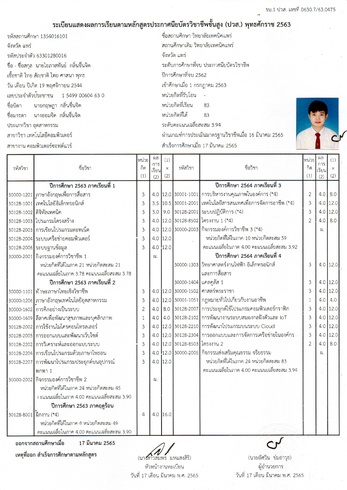
#> input picture images/transcript/pun_20240817_0001.jpg, 347 x 490 px, shrunk from 1654 x 2337 before the run, found by its file name
$ jupyter execute preprocess_image.ipynb
#> lines starting #> are read from the running program, lines starting #| are printed output that depends on the picture; after the words box and inside, x2 and y2 are one past the last pixel; in counts of white or black regions, pixels touching at a corner belong together
### Import

[cell 1]
import cv2
import numpy as np

### Canny edge detection and Probabilistic Hough Line Transform

[cell 2]
#image = cv2.imread("images/table-text/text_table.png")
image = cv2.imread("images/transcript/pun_20240817_0001.jpg")
#> image is the input picture: shape (490, 347, 3); mean B, G, R 238.4, 238.5, 238.1
#image = cv2.imread("images/eng-text/eng_text.jpg")
gray = cv2.cvtColor(image, cv2.COLOR_BGR2GRAY)

thresh, th = cv2.threshold(gray, 200, 255, cv2.THRESH_BINARY_INV)
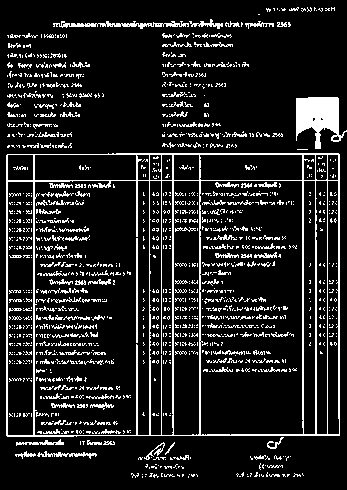
#> th: shape (490, 347); 12.9% white in thin lines or dots

# ใช้ Canny edge detection เพื่อหาขอบในภาพ
edges = cv2.Canny(th, 150, 200, apertureSize=3)
#> edges: shape (490, 347); 11.2% white in thin lines or dots

# ใช้ Hough Line Transform เพื่อตรวจจับเส้นตรง
lines = cv2.HoughLinesP(edges, 1, np.pi / 180, threshold=100, minLineLength=150, maxLineGap=5)
#> lines = 17 rows, first 6: [314, 433, 314, 142], [148, 436, 148, 152], [326, 433, 326, 152], [162, 459, 162, 152], [328, 433, 328, 152], [301, 426, 301, 148]

# ลบเส้นตรงออกจากภาพ
if lines is not None:
    for line in lines:
        x1, y1, x2, y2 = line[0]
        cv2.line(image, (x1, y1), (x2, y2), (255, 255, 255), 3)  # วาดเส้นตรงเป็นสีขาวเพื่อลบ
#> this loop made 17 passes
#> (x1, y1, x2, y2) on passes 1 to 12: (314, 433, 314, 142), (148, 436, 148, 152), (326, 433, 326, 152), (162, 459, 162, 152), (328, 433, 328, 152), (301, 426, 301, 148), (5, 434, 5, 156), (135, 436, 135, 152), (198, 434, 198, 152), (32, 434, 32, 153), (160, 436, 160, 152), (8, 179, 337, 179)
#> image: shape (490, 347, 3); 9.62% of pixels changed, all inside (x1, y1, x2, y2) = (3, 24, 340, 462)

"""
# วาดเส้นที่ตรวจจับได้ลงบนภาพ
for line in lines:
    x1, y1, x2, y2 = line[0]
    cv2.line(image, (x1, y1), (x2, y2), (0, 255, 0), 2)
"""

"""
for contour in contours:
    x, y, w, h = cv2.boundingRect(contour)

    # ตรวจสอบเงื่อนไขให้เหมาะสม เช่น ละเว้นพื้นที่ที่กว้างมากและแคบมาก ซึ่งมักจะเป็นเส้นตรงหรือตาราง
    aspect_ratio = w / float(h)
    if aspect_ratio < 1 and w > 1 and h > 1:  # ละเว้นวัตถุที่มีความกว้างมากๆ
        cv2.rectangle(image, (x, y), (x + w, y + h), (0, 255, 0), 1)
"""

#cv2.imshow("Original", gray)
cv2.imwrite("images/processed-images/Original.jpg", gray)
cv2.imwrite('images/processed-images/THRESH_BINARY_INV2.jpg', th)
cv2.imwrite("images/processed-images/edges.jpg", edges)
cv2.waitKey(0)
cv2.destroyAllWindows()

### Dilation

[cell 3]
kernel = np.ones((3,3), np.uint8)
dilation = cv2.dilate(th, kernel, iterations=1)
#> dilation: shape (490, 347); 33.2% white; 124 white regions (11 under 20 px)
cv2.imwrite('images/processed-images/Dilation.jpg', dilation)

contours, _ = cv2.findContours(dilation, cv2.RETR_EXTERNAL, cv2.CHAIN_APPROX_SIMPLE)
#> contours = 62 contours, 3 with area under 20; largest, box (x1, y1, x2, y2) and area: (5, 152, 341, 450) 95458, (295, 96, 347, 150) 1786, (52, 18, 275, 30) 1243, (161, 130, 284, 140) 562, (14, 450, 98, 460) 434
#contours, _ = cv2.findContours(dilation, cv2.RETR_EXTERNAL, cv2.CHAIN_APPROX_SIMPLE)
# วาดกรอบล้อมรอบข้อความ
x, y, w, h = cv2.boundingRect(contours[0])
#> x = 187; y = 473; w = 12; h = 6
for contour in contours:
    x, y, w, h = cv2.boundingRect(contour)
    if w > 1 and h > 1:
        cv2.rectangle(image, (x, y), (x + w, y + h), (0, 255, 0), 1)
#> this loop made 62 passes
#> (x, y, w, h) on passes 1 to 12: (187, 473, 12, 6), (292, 472, 13, 6), (141, 472, 44, 7), (130, 472, 10, 7), (235, 471, 10, 7), (144, 463, 41, 7), (246, 462, 45, 16), (273, 454, 19, 8), (249, 454, 22, 7), (169, 454, 23, 7), (14, 450, 84, 10), (137, 441, 39, 20)
#> (contour, x, y, w, h) on passes 15, 34, 39, 60: ([[296, 148], [296, 150], [308, 150], [308, 148]], 296, 148, 13, 3), ([[203, 94], [203, 96], [205, 96], [205, 94]], 203, 94, 3, 3), ([[189, 82], [189, 87], [191, 87], [191, 82]], 189, 82, 3, 6), ([[257, 13], [257, 15], [260, 15], [260, 13]], 257, 13, 4, 3)
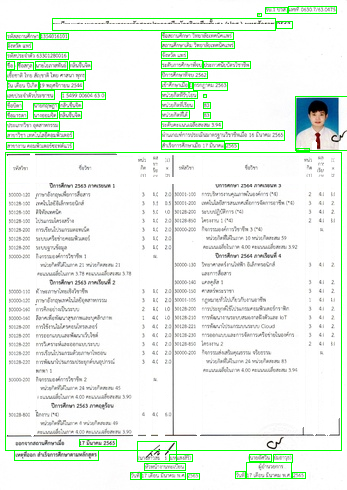
#> image: shape (490, 347, 3); mean B, G, R 233.2, 243.3, 232.9

cv2.imwrite("images/processed-images/contour.jpg", image)
#> Out = True

### Contours

[cell 4]
contours, _ = cv2.findContours(dilation, cv2.RETR_EXTERNAL, cv2.CHAIN_APPROX_SIMPLE)
#contours, _ = cv2.findContours(dilation, cv2.RETR_EXTERNAL, cv2.CHAIN_APPROX_SIMPLE)

# วาดกรอบล้อมรอบข้อความ
for contour in contours:
    x, y, w, h = cv2.boundingRect(contour)
    # กำหนดเงื่อนไขเพิ่มเติมสำหรับการเลือก contour ที่เป็นตัวอักษรหรือคำ
    if w > 1 and h > 1:
        cv2.rectangle(image, (x, y), (x + w, y + h), (0, 255, 0), 1)

cv2.imwrite("images/processed-images/contour.jpg", image)
#> Out = True

### Transcript

[cell 5]
#image = cv2.imread("images/table-text/text_table.png")
image = cv2.imread("images/transcript/pun_tran_mo.jpg")
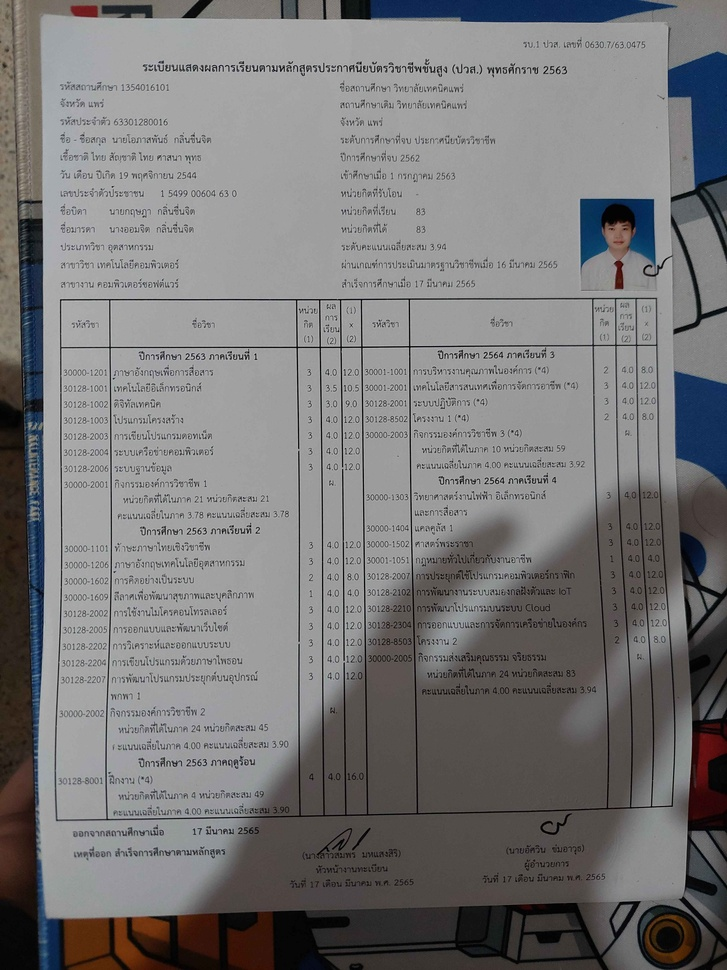
#> input picture images/transcript/pun_tran_mo.jpg, 727 x 970 px, shrunk from 3468 x 4624 before the run, found by its file name
#> image is the input picture: shape (970, 727, 3); mean B, G, R 120.3, 119.8, 120.8
#image = cv2.imread("images/eng-text/eng_text.jpg")
gray = cv2.cvtColor(image, cv2.COLOR_BGR2GRAY)
#> gray: shape (970, 727)

thresh, th = cv2.threshold(gray, 150, 255, cv2.THRESH_BINARY_INV)
#> th: shape (970, 727); 51.2% white; 992 black regions (963 under 20 px), largest, box (x1, y1, x2, y2) and area: (38, 15, 676, 916) 172773, (107, 348, 322, 819) 78412, (411, 347, 595, 565) 23075

# ใช้ Canny edge detection เพื่อหาขอบในภาพ
edges = cv2.Canny(th, 150, 200, apertureSize=3)
#> edges: shape (970, 727); 7% white in thin lines or dots

# ใช้ Hough Line Transform เพื่อตรวจจับเส้นตรง
lines = cv2.HoughLinesP(edges, 1, np.pi / 180, threshold=100, minLineLength=150, maxLineGap=5)
#> lines = [[61, 298, 346, 298], [297, 720, 297, 432], [59, 510, 59, 300], [43, 513, 43, 306], [109, 616, 109, 455], [670, 255, 673, 406], [42, 305, 42, 118], [154, 71, 338, 71], [143, 65, 356, 65], [347, 297, 544, 297], [321, 692, 321, 542]]

# ลบเส้นตรงออกจากภาพ
if lines is not None:
    for line in lines:
        x1, y1, x2, y2 = line[0]
        cv2.line(image, (x1, y1), (x2, y2), (255, 255, 255), 3)  # วาดเส้นตรงเป็นสีขาวเพื่อลบ
#> this loop made 11 passes
#> image: shape (970, 727, 3); 1.6% of pixels changed, all inside (x1, y1, x2, y2) = (40, 63, 676, 723)


cv2.imwrite("images/processed-images/Original.jpg", gray)
cv2.imwrite('images/processed-images/THRESH_BINARY_INV2.jpg', th)
cv2.imwrite("images/processed-images/edges.jpg", edges)
cv2.imwrite("images/processed-images/remove_table.jpg", image)
cv2.waitKey(0)
cv2.destroyAllWindows()

# no table
gray = cv2.cvtColor(image, cv2.COLOR_BGR2GRAY)
thresh, th = cv2.threshold(gray, 200, 255, cv2.THRESH_BINARY_INV)
#> th: shape (970, 727); 98.4% white; 42 black regions (34 under 20 px), largest, box (x1, y1, x2, y2) and area: (57, 295, 547, 513) 3488, (40, 116, 46, 516) 1988, (295, 430, 300, 723) 1453

# Closing
kernel = np.ones((2,2), np.uint8)
dilation = cv2.dilate(th, kernel, iterations=1)
#> dilation: shape (970, 727); 98.7% white; 8 black regions, largest, box (x1, y1, x2, y2) and area: (58, 296, 546, 512) 2781, (41, 118, 46, 515) 1583, (296, 432, 300, 722) 1156
cv2.imwrite('images/processed-images/Dilation.jpg', dilation)

closing = cv2.morphologyEx(th, cv2.MORPH_CLOSE, kernel, iterations=1)
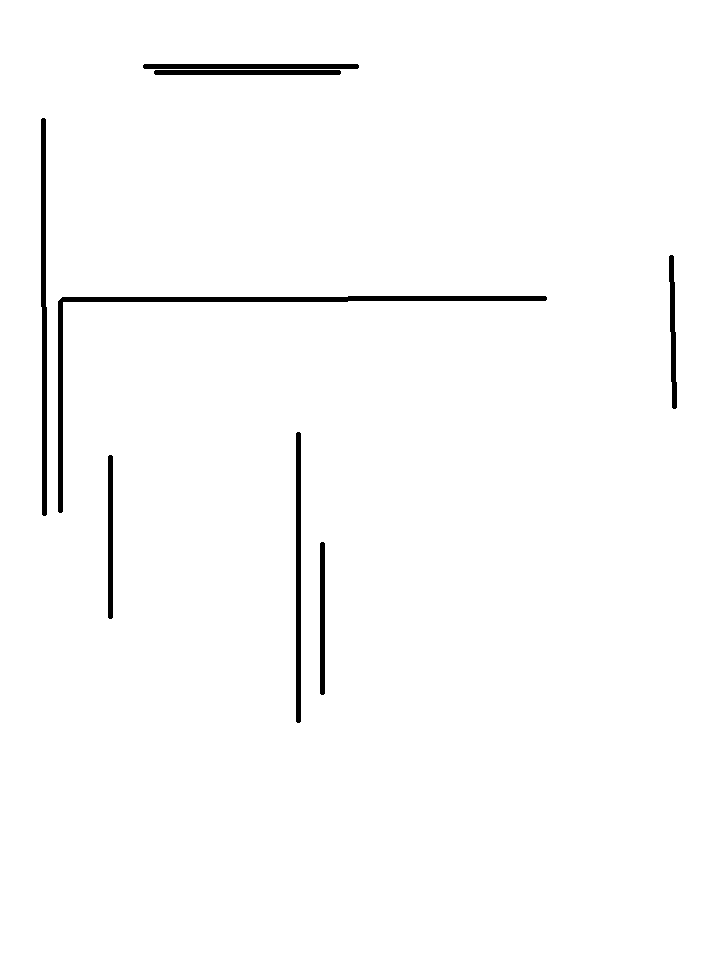
#> closing: shape (970, 727); 98.4% white; 8 black regions, largest, box (x1, y1, x2, y2) and area: (58, 296, 547, 513) 3486, (41, 118, 47, 516) 1986, (296, 432, 301, 723) 1451
cv2.imwrite('images/processed-images/closing.jpg', closing)


#contours, _ = cv2.findContours(dilation, cv2.RETR_EXTERNAL, cv2.CHAIN_APPROX_SIMPLE)
contours, _ = cv2.findContours(closing, cv2.RETR_EXTERNAL, cv2.CHAIN_APPROX_SIMPLE)
#> contours = [[[0, 0], [0, 969], [726, 969], [726, 0]]]


# Contour
# วาดกรอบล้อมรอบข้อความ
for contour in contours:
    x, y, w, h = cv2.boundingRect(contour)
    # กำหนดเงื่อนไขเพิ่มเติมสำหรับการเลือก contour ที่เป็นตัวอักษรหรือคำ
    if w > 1 and h > 1:
        cv2.rectangle(image, (x, y), (x + w, y + h), (0, 255, 0), 1)
#> this loop made 1 pass
#> (contour, x, y, w, h) on pass 1: ([[0, 0], [0, 969], [726, 969], [726, 0]], 0, 0, 727, 970)
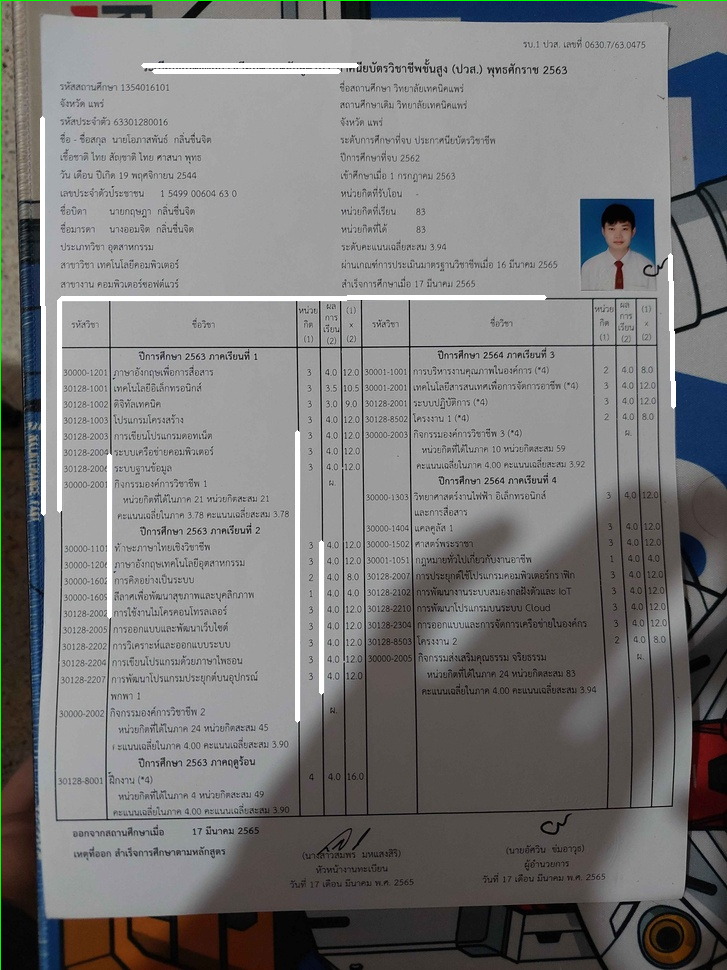
#> image: shape (970, 727, 3); mean B, G, R 122.2, 122.3, 122.6

cv2.imwrite("images/processed-images/contour.jpg", image)
#> Out = True

### Adaptive Threshold

[cell 6]
image = cv2.imread("images/transcript/pun_tran_mo.jpg")
#image = cv2.imread("images/eng-text/eng_text.jpg")
gray = cv2.cvtColor(image, cv2.COLOR_BGR2GRAY)
ath_mean = cv2.adaptiveThreshold(gray, 255, cv2.ADAPTIVE_THRESH_MEAN_C, cv2.THRESH_BINARY_INV,51,30)
#> ath_mean: shape (970, 727); 10.6% white; 3918 white regions (3691 under 20 px), largest, box (x1, y1, x2, y2) and area: (55, 298, 675, 821) 10635, (17, 169, 43, 425) 4184, (341, 0, 677, 22) 4145
ath_gaussian = cv2.adaptiveThreshold(gray, 255, cv2.ADAPTIVE_THRESH_GAUSSIAN_C, cv2.THRESH_BINARY_INV, 51,30)
#> ath_gaussian: shape (970, 727); 8.3% white in thin lines or dots


cv2.imwrite("images/processed-images/MEAN.jpg", ath_mean)
cv2.imwrite("images/processed-images/GAUSSIAN.jpg", ath_gaussian)
#> Out = True

### Adaptive Threshold with contour

[cell 7]
image = cv2.imread("images/transcript/pun_tran_mo.jpg")
gray = cv2.cvtColor(image, cv2.COLOR_BGR2GRAY)
ath_gaussian = cv2.adaptiveThreshold(gray, 255, cv2.ADAPTIVE_THRESH_GAUSSIAN_C, cv2.THRESH_BINARY_INV, 51,30)


# ใช้ Canny edge detection เพื่อหาขอบในภาพ
edges = cv2.Canny(ath_gaussian, 150, 200, apertureSize=3)
#> edges: shape (970, 727); 7.7% white in thin lines or dots

# ใช้ Hough Line Transform เพื่อตรวจจับเส้นตรง
lines = cv2.HoughLinesP(edges, 1, np.pi / 180, threshold=100, minLineLength=150, maxLineGap=10)
#> lines = 64 rows, first 6: [59, 346, 351, 346], [61, 298, 377, 298], [42, 485, 42, 211], [321, 750, 321, 505], [378, 297, 656, 297], [59, 348, 363, 348]

# ลบเส้นตรงออกจากภาพ
if lines is not None:
    for line in lines:
        x1, y1, x2, y2 = line[0]
        cv2.line(image, (x1, y1), (x2, y2), (255, 255, 255), 3)  # วาดเส้นตรงเป็นสีขาวเพื่อลบ
#> this loop made 64 passes
#> line on passes 21 to 32: [[64, 629, 225, 627]], [[26, 249, 37, 465]], [[323, 669, 323, 506]], [[61, 616, 226, 613]], [[87, 566, 245, 563]], [[68, 598, 252, 595]], [[143, 66, 481, 66]], [[65, 610, 226, 610]], [[309, 388, 577, 388]], [[416, 385, 577, 382]], [[144, 67, 566, 67]], [[66, 594, 253, 594]]
#> image: shape (970, 727, 3); 6.46% of pixels changed, all inside (x1, y1, x2, y2) = (24, 14, 676, 818)


cv2.imwrite("images/processed-images/Original.jpg", gray)
cv2.imwrite('images/processed-images/THRESH_BINARY_INV.jpg', ath_gaussian)
cv2.imwrite("images/processed-images/edges.jpg", edges)
cv2.imwrite("images/processed-images/remove_table.jpg", image)
cv2.waitKey(0)
cv2.destroyAllWindows()

# no table
gray = cv2.cvtColor(image, cv2.COLOR_BGR2GRAY)
ath_gaussian = cv2.adaptiveThreshold(gray, 255, cv2.ADAPTIVE_THRESH_GAUSSIAN_C, cv2.THRESH_BINARY_INV, 51,30)
#> ath_gaussian: shape (970, 727); 10.4% white; 3311 white regions (3020 under 20 px), largest, box (x1, y1, x2, y2) and area: (17, 169, 42, 476) 3390, (378, 592, 587, 658) 3289, (341, 0, 677, 23) 2598

# Closing
kernel = np.ones((2,2), np.uint8)
dilation = cv2.dilate(th, kernel, iterations=1)
cv2.imwrite('images/processed-images/Dilation.jpg', dilation)

closing = cv2.morphologyEx(th, cv2.MORPH_CLOSE, kernel, iterations=1)
cv2.imwrite('images/processed-images/closing.jpg', closing)

#contours, _ = cv2.findContours(dilation, cv2.RETR_EXTERNAL, cv2.CHAIN_APPROX_SIMPLE)
contours, _ = cv2.findContours(closing, cv2.RETR_EXTERNAL, cv2.CHAIN_APPROX_SIMPLE)

# Contour
# วาดกรอบล้อมรอบข้อความ
for contour in contours:
    x, y, w, h = cv2.boundingRect(contour)
    # กำหนดเงื่อนไขเพิ่มเติมสำหรับการเลือก contour ที่เป็นตัวอักษรหรือคำ
    if w > 1 and h > 1:
        cv2.rectangle(image, (x, y), (x + w, y + h), (0, 255, 0), 2)
#> this loop made 1 pass
#> contour on pass 1: [[0, 0], [0, 969], [726, 969], [726, 0]]
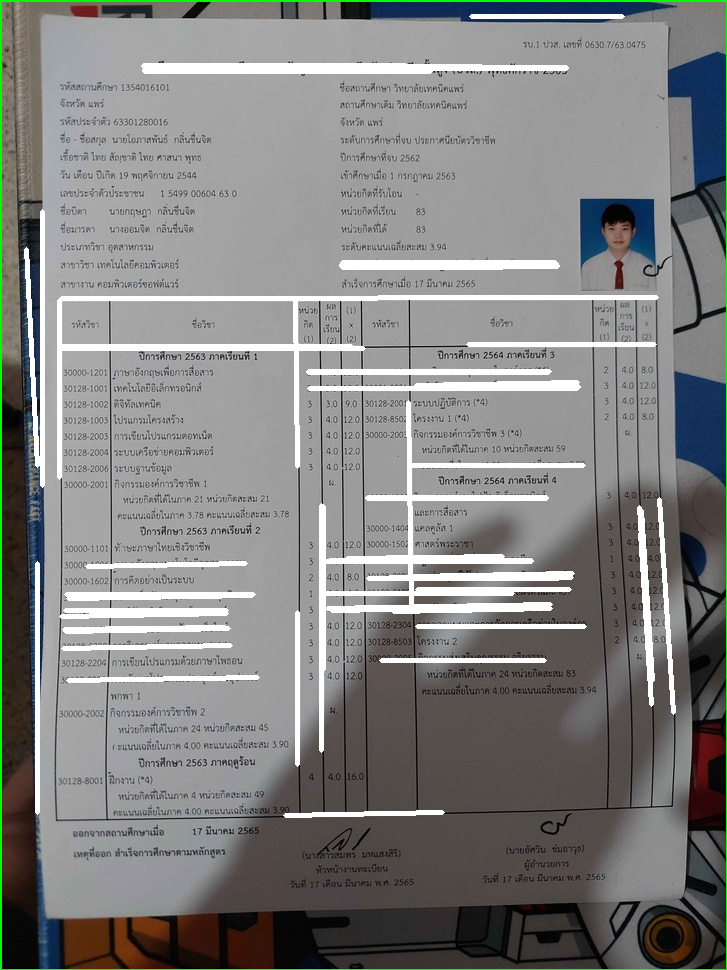
#> image: shape (970, 727, 3); mean B, G, R 128.7, 130.1, 129.3

cv2.imwrite("images/processed-images/contour.jpg", image)
#> Out = True

[cell 8]
image = cv2.imread("images/transcript/pun_tran_mo.jpg")
#image = cv2.imread("images/transcript/crop.jpg")
gray = cv2.cvtColor(image, cv2.COLOR_BGR2GRAY)
ath_gaussian = cv2.adaptiveThreshold(gray, 255, cv2.ADAPTIVE_THRESH_GAUSSIAN_C, cv2.THRESH_BINARY_INV, 51,25)
#> ath_gaussian: shape (970, 727); 9.8% white in thin lines or dots

# Define a kernel for detecting horizontal lines
horizontal_kernel = cv2.getStructuringElement(cv2.MORPH_RECT, (40, 1))
horizontal_lines = cv2.morphologyEx(ath_gaussian, cv2.MORPH_OPEN, horizontal_kernel)
#> horizontal_lines: shape (970, 727); 0.77% white; 14 white regions, largest, box (x1, y1, x2, y2) and area: (342, 13, 618, 22) 1400, (61, 298, 658, 301) 1001, (57, 810, 581, 821) 801

# Define a kernel for detecting vertical lines
vertical_kernel = cv2.getStructuringElement(cv2.MORPH_RECT, (1, 40))
vertical_lines = cv2.morphologyEx(ath_gaussian, cv2.MORPH_OPEN, vertical_kernel)
#> vertical_lines: shape (970, 727); 1.8% white; 34 white regions, largest, box (x1, y1, x2, y2) and area: (37, 427, 44, 689) 1124, (37, 219, 43, 426) 1089, (105, 300, 112, 822) 877

# Combine both horizontal and vertical lines
table_lines = cv2.add(horizontal_lines, vertical_lines)
#> table_lines: shape (970, 727); 2.6% white; 30 white regions, largest, box (x1, y1, x2, y2) and area: (57, 298, 659, 822) 8564, (342, 13, 618, 22) 1400, (37, 427, 44, 689) 1124

# Subtract the table lines from the binary image
table_removed = cv2.subtract(ath_gaussian, table_lines)
#> table_removed: shape (970, 727); 7.2% white in thin lines or dots

cv2.imwrite("images/processed-images/Original.jpg", gray)
cv2.imwrite('images/processed-images/THRESH_BINARY_INV.jpg', ath_gaussian)
cv2.waitKey(0)
cv2.destroyAllWindows()

# Closing
kernel = np.ones((2,2), np.uint8)
dilation = cv2.dilate(table_removed, kernel, iterations=1)
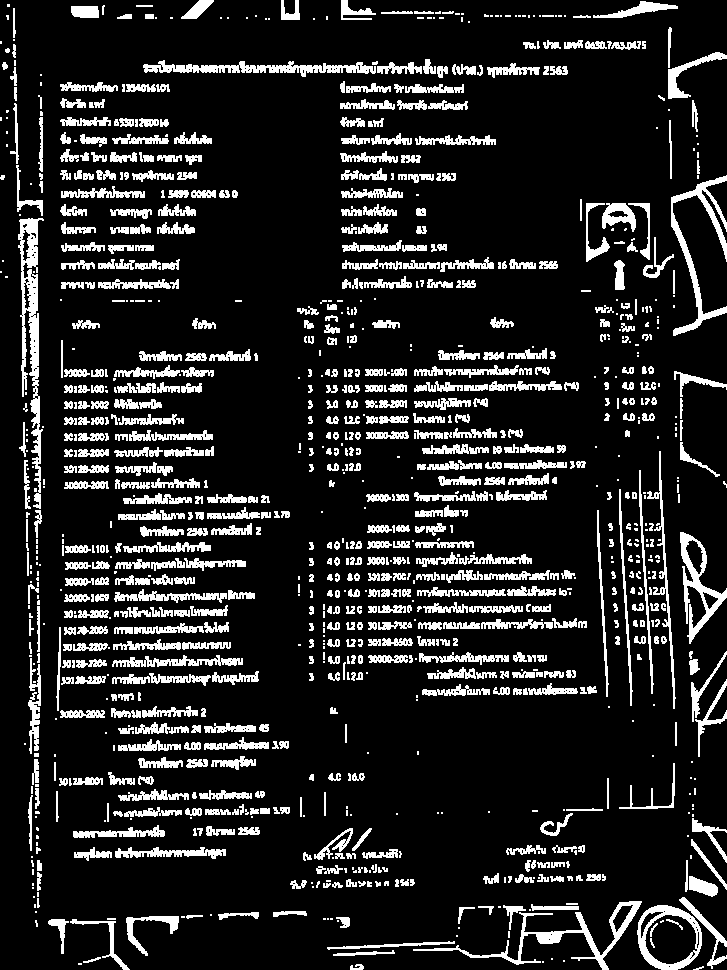
#> dilation: shape (970, 727); 14.2% white; 1097 white regions (388 under 20 px), largest, box (x1, y1, x2, y2) and area: (18, 218, 44, 509) 2832, (413, 901, 642, 970) 2003, (671, 175, 727, 336) 1907
cv2.imwrite('images/processed-images/Dilation.jpg', dilation)

#closing = cv2.morphologyEx(table_removed, cv2.MORPH_CLOSE, kernel, iterations=5)
#cv2.imwrite('images/processed-images/closing.jpg', closing)

#contours, _ = cv2.findContours(ath_gaussian, cv2.RETR_EXTERNAL, cv2.CHAIN_APPROX_SIMPLE)
contours, _ = cv2.findContours(dilation, cv2.RETR_EXTERNAL, cv2.CHAIN_APPROX_SIMPLE)


# Contour
# วาดกรอบล้อมรอบข้อความ
for contour in contours:
    x, y, w, h = cv2.boundingRect(contour)
    # กำหนดเงื่อนไขเพิ่มเติมสำหรับการเลือก contour ที่เป็นตัวอักษรหรือคำ
    if w > 2 and h > 2:
        #cv2.rectangle(image, (x-1, y-1), (x + w + 1, y + h +1), (0, 255, 0), 1)
        cv2.rectangle(image, (x, y), (x + w, y + h), (0, 255, 0), 1)
#> this loop made 1093 passes
#> contour on passes 3 to 5: [[78, 963], [78, 964], [81, 964], [81, 963]], [[542, 961], [542, 962], [543, 962], [543, 961]], [[563, 960], [563, 961], [564, 961], [564, 960]]
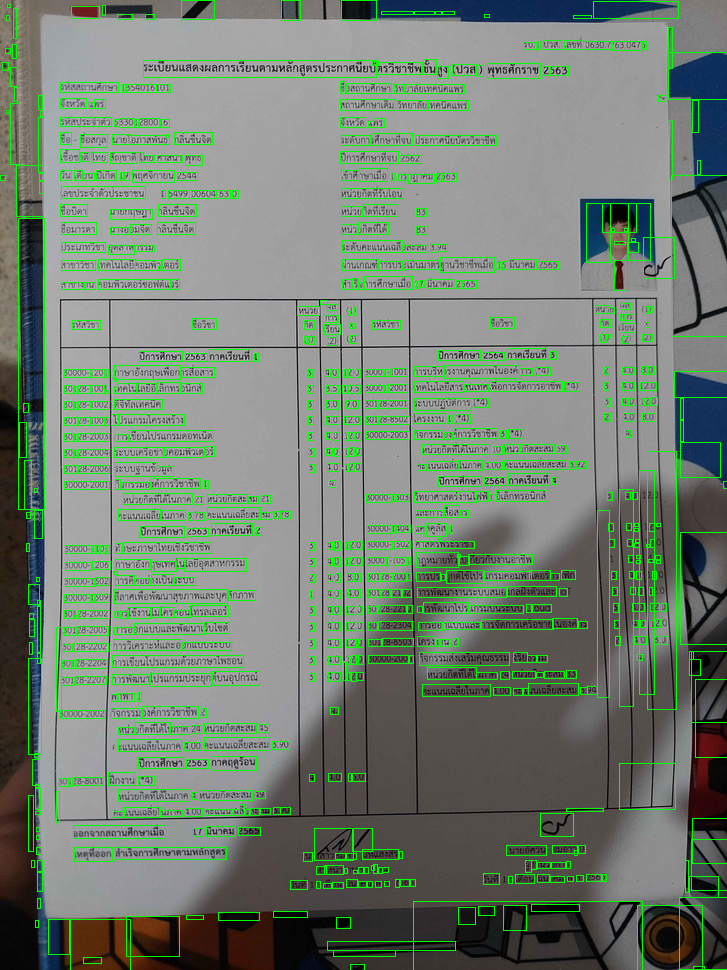
#> image: shape (970, 727, 3); 6.54% of pixels changed, all inside (x1, y1, x2, y2) = (0, 0, 727, 970)

cv2.imwrite("images/processed-images/contour.jpg", image)
#> Out = True
